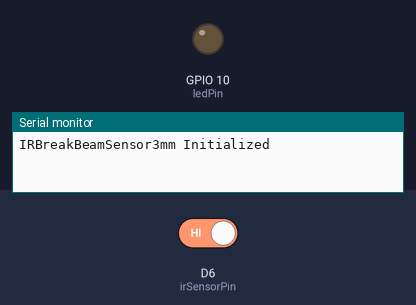
A sketch run on a simulated ESP8266 (NodeMCU). Parts: output pins drawn as LEDs (lit = HIGH), the last lines printed to the serial monitor. The test bench sets the inputs (shaded band); at power-on: D6 (irSensorPin) HIGH.

Above: at 1.2 s.
1.3 s: D6 (irSensorPin) driven LOW
At 2.4 s:
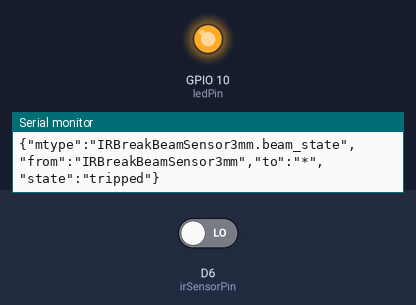
5.8 s: D6 (irSensorPin) driven HIGH
At 6.9 s:
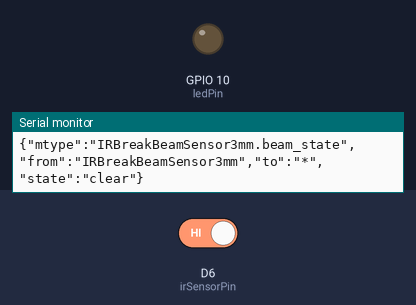
Timing chart, 0 to 8.3 s (numbered marks = the images above; inputs shaded):
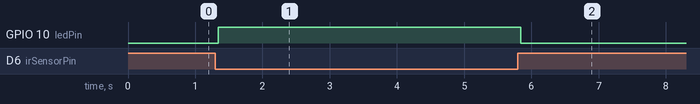

Measured:
- after the input at 1.3 s, GPIO 10 (ledPin): LOW → HIGH at once
- after the input at 5.8 s, GPIO 10 (ledPin): HIGH → LOW at once

The sketch:

ir_tripwire.ino
```cpp
#include <Arduino.h>
#include <ArduinoJson.h>

// this is sprint1
const int irSensorPin = D6; // Signal from IR receiver
const int ledPin = 10; // LED indicates beam state
int lastBeamState = HIGH; // Previous sensor state

// Module configuration
unsigned long reportInterval = 0; // ms
unsigned int sensitivity = 1; // number of detections before report
int tripCounter = 0;

unsigned long lastReportTime = 0;
String moduleID = "IRBreakBeamSensor3mm";

// Serial input handling
String inputBuffer = "";

// Function declarations
void sendAck(String cmd, String status, String to, String msg = "");
void sendError(String msg);
void sendBeamState(int beamState);
void handleSerialInput();
void handleBeamDetection();
void processMessage(String message);
void handleConfig(JsonDocument& doc, const String& sender);

void setup() {
  Serial.begin(9600);
  pinMode(irSensorPin, INPUT_PULLUP);
  pinMode(ledPin, OUTPUT);
  digitalWrite(ledPin, LOW);

  Serial.println("IRBreakBeamSensor3mm Initialized");
}

void loop() {
  handleSerialInput();
  handleBeamDetection();
}

// this part does the beam detection logic

void handleBeamDetection() {
  delay(50);
  int currentState = digitalRead(irSensorPin);  // HIGH = clear, LOW = tripped

  // Report on beam state change
  if (currentState != lastBeamState) {
    lastBeamState = currentState;
    tripCounter++;

    if (tripCounter >= sensitivity) {
      tripCounter = 0;
      sendBeamState(currentState);
    }

    digitalWrite(ledPin, (currentState == LOW) ? HIGH : LOW);
  }

  // Periodic reporting
  if (reportInterval > 0 && (millis() - lastReportTime >= reportInterval)) {
    lastReportTime = millis();
    sendBeamState(currentState);
  }
}

void sendBeamState(int beamState) {
  StaticJsonDocument<128> doc;
  doc["mtype"] = "IRBreakBeamSensor3mm.beam_state";
  doc["from"] = moduleID;
  doc["to"] = "*";
  doc["state"] = (beamState == LOW) ? "tripped" : "clear";
  serializeJson(doc, Serial);
  Serial.println();
}

// message handling

void handleSerialInput() {
  while (Serial.available()) {
    char c = Serial.read();
    if (c == '\n') {
      processMessage(inputBuffer);
      inputBuffer = "";
    } else {
      inputBuffer += c;
    }
  }
}

void processMessage(String message) {
  StaticJsonDocument<256> doc;
  DeserializationError error = deserializeJson(doc, message);

  if (error) {
    sendError("Malformed JSON");
    return;
  }

  if (!doc.containsKey("mtype") || !doc.containsKey("from") || !doc.containsKey("to")) {
    sendError("Missing required fields");
    return;
  }

  String mtype = doc["mtype"];
  String sender = doc["from"];
  String recipient = doc["to"];

  if (!(recipient == "*" || recipient == moduleID)) return;

  if (mtype == "config") {
    handleConfig(doc, sender);
  } else if (mtype == "IRBreakBeamSensor3mm.start") {
    lastReportTime = millis();
    sendAck("start", "ok", sender);
  } else if (mtype == "IRBreakBeamSensor3mm.stop") {
    reportInterval = 0;
    sendAck("stop", "ok", sender);
  } else {
    sendError("Unsupported mtype: " + mtype);
  }
}

void handleConfig(JsonDocument& doc, const String& sender) {
  if (!doc.containsKey("name") || !doc.containsKey("value")) {
    sendAck("config", "error", sender, "Missing config fields");
    return;
  }

  String name = doc["name"];
  String value = doc["value"];

  if (name == "report_interval_ms") {
    reportInterval = value.toInt();
    sendAck("config", "ok", sender);
  } else if (name == "sensitivity") {
    sensitivity = value.toInt();
    if (sensitivity < 1) sensitivity = 1;
    sendAck("config", "ok", sender);
  } else {
    sendAck("config", "error", sender, "Unknown config parameter");
  }
}

// message senders

void sendAck(String cmd, String status, String to, String msg) {
  StaticJsonDocument<256> doc;
  doc["mtype"] = "IRBreakBeamSensor3mm.ack";
  doc["from"] = moduleID;
  doc["to"] = to;
  doc["command"] = cmd;
  doc["status"] = status;
  doc["message"] = msg;
  serializeJson(doc, Serial);
  Serial.println();
}

void sendError(String msg) {
  StaticJsonDocument<256> doc;
  doc["mtype"] = "error";
  doc["from"] = moduleID;
  doc["to"] = "*";
  doc["message"] = msg;
  serializeJson(doc, Serial);
  Serial.println();
}
```
